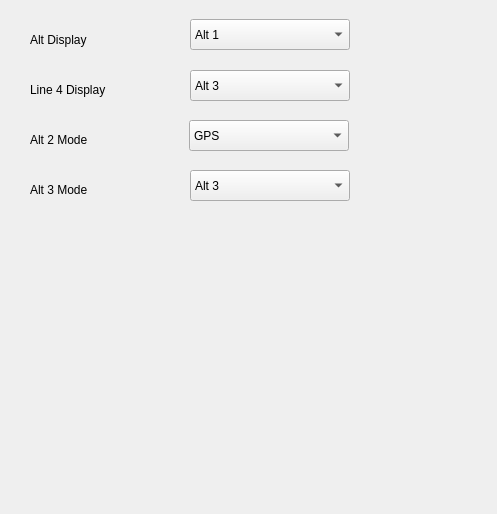
<?xml version="1.0" encoding="UTF-8"?>
<ui version="4.0">
 <class>DisplayFrame6015</class>
 <widget class="QWidget" name="DisplayFrame6015">
  <property name="enabled">
   <bool>true</bool>
  </property>
  <property name="geometry">
   <rect>
    <x>0</x>
    <y>0</y>
    <width>497</width>
    <height>514</height>
   </rect>
  </property>
  <property name="windowTitle">
   <string>Display</string>
  </property>
  <widget class="QLabel" name="textLabelModel">
   <property name="geometry">
    <rect>
     <x>30</x>
     <y>30</y>
     <width>108</width>
     <height>20</height>
    </rect>
   </property>
   <property name="text">
    <string>Alt Display</string>
   </property>
   <property name="wordWrap">
    <bool>false</bool>
   </property>
  </widget>
  <widget class="QComboBox" name="comboBox_AltDisp">
   <property name="geometry">
    <rect>
     <x>190</x>
     <y>19</y>
     <width>160</width>
     <height>31</height>
    </rect>
   </property>
   <item>
    <property name="text">
     <string>Alt 1</string>
    </property>
   </item>
   <item>
    <property name="text">
     <string>Alt 2</string>
    </property>
   </item>
  </widget>
  <widget class="QLabel" name="textLabelModel_2">
   <property name="geometry">
    <rect>
     <x>30</x>
     <y>80</y>
     <width>108</width>
     <height>20</height>
    </rect>
   </property>
   <property name="text">
    <string>Line 4 Display</string>
   </property>
   <property name="wordWrap">
    <bool>false</bool>
   </property>
  </widget>
  <widget class="QLabel" name="textLabelModel_2_2">
   <property name="geometry">
    <rect>
     <x>30</x>
     <y>130</y>
     <width>108</width>
     <height>20</height>
    </rect>
   </property>
   <property name="text">
    <string>Alt 2 Mode</string>
   </property>
   <property name="wordWrap">
    <bool>false</bool>
   </property>
  </widget>
  <widget class="QLabel" name="textLabelModel_2_2_2">
   <property name="geometry">
    <rect>
     <x>30</x>
     <y>180</y>
     <width>108</width>
     <height>20</height>
    </rect>
   </property>
   <property name="text">
    <string>Alt 3 Mode</string>
   </property>
   <property name="wordWrap">
    <bool>false</bool>
   </property>
  </widget>
  <widget class="QComboBox" name="comboBox_Line4">
   <property name="geometry">
    <rect>
     <x>190</x>
     <y>70</y>
     <width>160</width>
     <height>31</height>
    </rect>
   </property>
   <item>
    <property name="text">
     <string>Alt 3</string>
    </property>
   </item>
   <item>
    <property name="text">
     <string>Time</string>
    </property>
   </item>
  </widget>
  <widget class="QComboBox" name="comboBox_Alt2Mode">
   <property name="geometry">
    <rect>
     <x>189</x>
     <y>120</y>
     <width>160</width>
     <height>31</height>
    </rect>
   </property>
   <item>
    <property name="text">
     <string>GPS</string>
    </property>
   </item>
   <item>
    <property name="text">
     <string>Flight Level</string>
    </property>
   </item>
   <item>
    <property name="text">
     <string>Alt 1 other unit</string>
    </property>
   </item>
   <item>
    <property name="text">
     <string>Alt2 relative</string>
    </property>
   </item>
  </widget>
  <widget class="QComboBox" name="comboBox_Alt3Mode">
   <property name="geometry">
    <rect>
     <x>190</x>
     <y>170</y>
     <width>160</width>
     <height>31</height>
    </rect>
   </property>
   <item>
    <property name="text">
     <string>Alt 3</string>
    </property>
   </item>
   <item>
    <property name="text">
     <string>QNH</string>
    </property>
   </item>
  </widget>
 </widget>
 <layoutdefault spacing="6" margin="11"/>
 <pixmapfunction>qPixmapFromMimeSource</pixmapfunction>
 <resources/>
 <connections/>
</ui>
